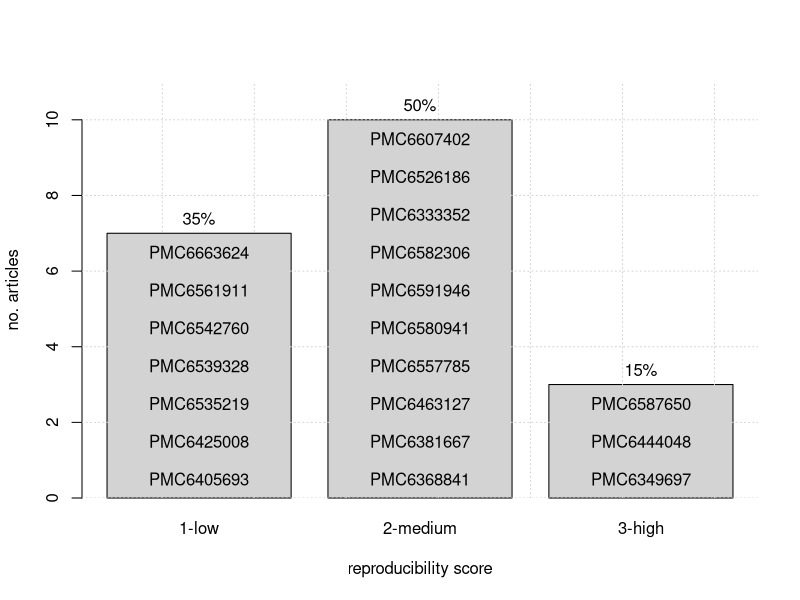

This figure's R source:
## ---- chunk 1

library("DiagrammeR")

## ---- chunk 2

score1 <- c("PMC6405693","PMC6425008","PMC6535219","PMC6539328","PMC6542760","PMC6561911","PMC6663624")
score2 <- c("PMC6368841","PMC6381667","PMC6463127","PMC6557785","PMC6580941","PMC6591946",
  "PMC6582306","PMC6333352","PMC6526186","PMC6607402")
score3 <- c("PMC6349697","PMC6444048","PMC6587650")
l <- list("1-low"=score1,"2-medium"=score2,"3-high"=score3)

barplot(unlist(lapply(l,length)),col="lightgray",
  xlab="reproducibility score",ylab="no. articles",
  ylim=c(0,11))

grid()
text(0.7,1:7-0.5,labels=score1)
text(1.9,1:10-0.5,labels=score2)
text(3.1,1:3-0.5,labels=score3)

pc <- unlist(lapply(l,length)) / sum(unlist(lapply(l,length))) * 100
pc2 <- paste(pc,"%",sep="")
text(c(0.7,1.9,3.1),unlist(lapply(l,length))+0.4,labels=pc2)

## ---- chunk 3

library("DiagrammeR")
grViz("digraph flowchart {
      node [fontname = Helvetica, shape = rectangle]
      tab1 [label = '@@1']
      tab2 [label = '@@2']
      tab3 [label = '@@3']
      tab4 [label = '@@4']
      tab5 [label = '@@5']
      tab6 [label = '@@6']
      tab1 -> tab2 -> tab3 -> tab4 -> tab6;
      tab3 -> tab5 -> tab6 }
      [1]: 'Fetch RNA-seq from DEE2'
      [2]: 'Quality control'
      [3]: 'Differential expression'
      [4]: 'Over-representation analysis'
      [5]: 'Functional class scoring'
      [6]: 'Euler diagram'
")
